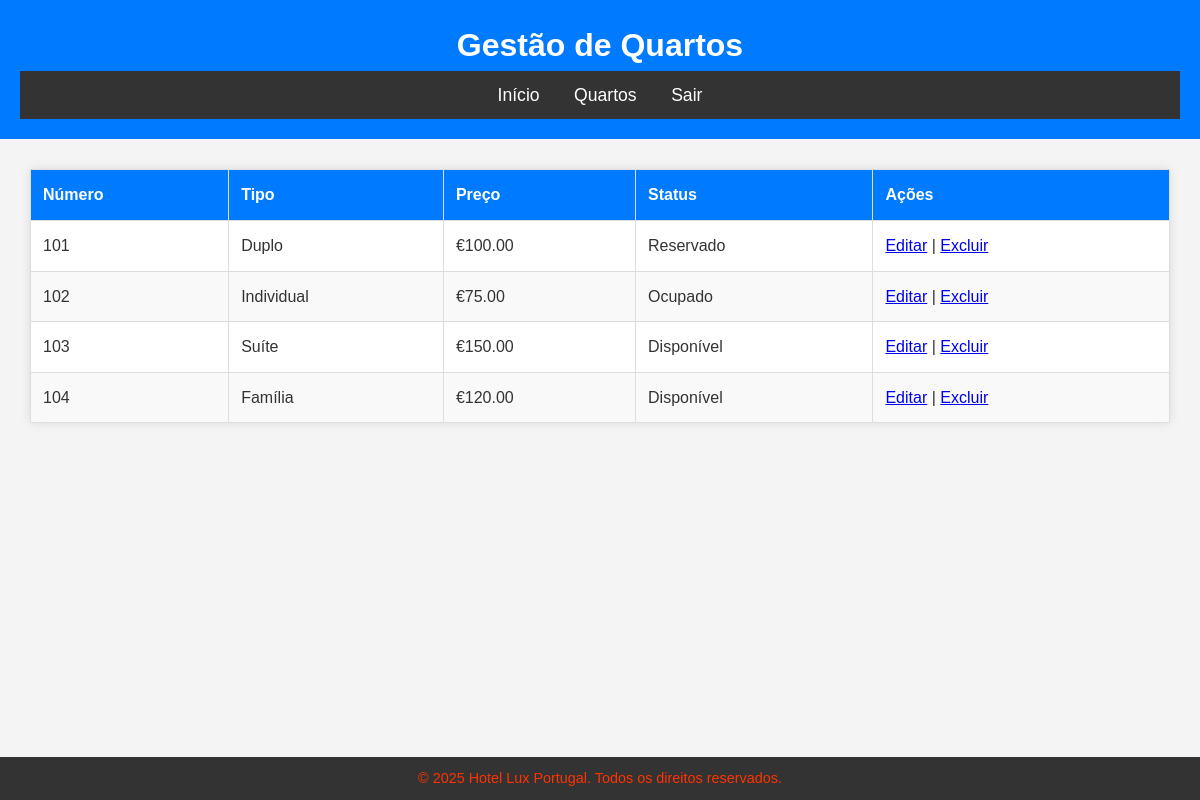
Screenshot of /quartos.php (signed in) with the database file from the repository.
### tables this page shows
CREATE TABLE `quarto` (
  `id` int(11) NOT NULL,
  `numero_quarto` varchar(10) NOT NULL,
  `tipo` varchar(50) NOT NULL,
  `preco` decimal(10,2) NOT NULL,
  `status` enum('Disponível','Ocupado','Reservado') DEFAULT 'Disponível',
  `descricao` text DEFAULT NULL
);

### quartos.php (the view, shortened to what this page needs)
<?php
require_once 'config.php';
$query = "SELECT * FROM quarto";
$result = $conn->query($query);
?>
<!DOCTYPE html>
<html lang="pt-PT">
<head>
    <link rel="stylesheet" href="estilos.css">
</head>
<body>
    <header>
        <h1>Gestão de Quartos</h1>
        <nav>
            <ul>
                <li><a href="admin_dashboard.php">Início</a></li>
                <li><a href="quartos.php">Quartos</a></li>
                <li><a href="logout.php">Sair</a></li>
            </ul>
        </nav>
    </header>
    <main>
        <table>
            <thead>
                <tr>
                    <th>Número</th>
                    <th>Tipo</th>
                    <th>Preço</th>
                    <th>Status</th>
                    <th>Ações</th>
                </tr>
            </thead>
            <tbody>
                <?php
                if ($result->num_rows > 0) {
                    while ($row = $result->fetch_assoc()) {
                        echo "<tr>
                                <td>{$row['numero_quarto']}</td>
                                <td>{$row['tipo']}</td>
                                <td>€{$row['preco']}</td>
                                <td>{$row['status']}</td>
                                <td>
                                    <a href='editar_quarto.php?id={$row['id']}'>Editar</a> |
                                    <a href='excluir_quarto.php?id={$row['id']}' onclick='return confirm(\"Tem certeza que deseja excluir?\")'>Excluir</a>
                                </td>
                              </tr>";
                    }
                } else {
                    echo "<tr><td colspan='5'>Nenhum quarto encontrado.</td></tr>";
                }
                ?>
            </tbody>
        </table>
    </main>
    <footer>
        <p>&copy; 2025 Hotel Lux Portugal. Todos os direitos reservados.</p>
    </footer>
</body>
</html>

### estilos.css (style rules this page uses)
* { margin: 0; padding: 0; box-sizing: border-box; }
body { font-family: 'Arial', sans-serif; background-color: #f4f4f4; color: #333; line-height: 1.6; }
header { background-color: #007bff; color: white; padding: 20px; text-align: center; }
header h1 { font-size: 2rem; }
nav ul { list-style: none; padding: 10px; text-align: center; background-color: #333; }
nav ul li { display: inline; margin: 0 15px; }
nav ul li a { color: white; text-decoration: none; font-size: 1.1rem; transition: color 0.3s; }
main { margin: 30px; }
table { width: 100%; margin-bottom: 30px; border-collapse: collapse; background-color: #ffffff; box-shadow: 0 0 10px rgba(0, 0, 0, 0.1); }
table th, table td { padding: 12px; text-align: left; border: 1px solid #ddd; }
table th { background-color: #007bff; color: white; font-weight: bold; }
table tr:nth-child(even) { background-color: #f9f9f9; }
table td { color: #333; }
p { font-size: 1.2rem; color: #ff3300; text-align: center; }
footer { background-color: #333; color: white; text-align: center; padding: 10px; position: fixed; width: 100%; bottom: 0; }
footer p { font-size: 0.9rem; }

### rows the page displays
quarto: numero_quarto "101", tipo "Duplo", preco "100.00", status "Reservado"
quarto: numero_quarto "102", tipo "Individual", preco "75.00", status "Ocupado"
quarto: numero_quarto "103", tipo "Suíte", preco "150.00", status "Disponível"
quarto: numero_quarto "104", tipo "Família", preco "120.00", status "Disponível"
